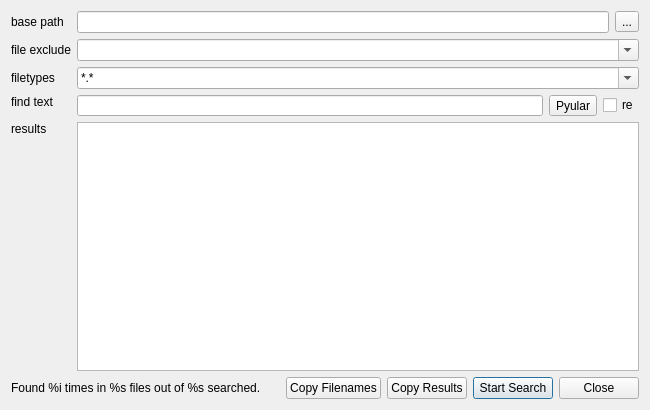
<?xml version="1.0" encoding="UTF-8"?>
<ui version="4.0">
 <class>FileSearchDialog</class>
 <widget class="QDialog" name="FileSearchDialog">
  <property name="geometry">
   <rect>
    <x>0</x>
    <y>0</y>
    <width>650</width>
    <height>410</height>
   </rect>
  </property>
  <property name="minimumSize">
   <size>
    <width>650</width>
    <height>0</height>
   </size>
  </property>
  <property name="windowTitle">
   <string>File Search Dialog</string>
  </property>
  <layout class="QGridLayout" name="gridLayout">
   <item row="4" column="1">
    <widget class="QTreeWidget" name="uiResultsTREE">
     <property name="alternatingRowColors">
      <bool>true</bool>
     </property>
     <property name="expandsOnDoubleClick">
      <bool>false</bool>
     </property>
     <attribute name="headerVisible">
      <bool>false</bool>
     </attribute>
     <column>
      <property name="text">
       <string notr="true">1</string>
      </property>
     </column>
    </widget>
   </item>
   <item row="4" column="0">
    <widget class="QLabel" name="uiResultsLBL">
     <property name="text">
      <string>results</string>
     </property>
     <property name="alignment">
      <set>Qt::AlignLeading|Qt::AlignLeft|Qt::AlignTop</set>
     </property>
    </widget>
   </item>
   <item row="2" column="0">
    <widget class="QLabel" name="uiFileTypesLBL">
     <property name="toolTip">
      <string>Only search files with this file type. Use *.* for all files.</string>
     </property>
     <property name="text">
      <string>filetypes</string>
     </property>
    </widget>
   </item>
   <item row="0" column="0">
    <widget class="QLabel" name="uiBasePathLBL">
     <property name="text">
      <string>base path</string>
     </property>
    </widget>
   </item>
   <item row="3" column="0">
    <widget class="QLabel" name="uiFindLBL">
     <property name="text">
      <string>find text</string>
     </property>
     <property name="alignment">
      <set>Qt::AlignLeading|Qt::AlignLeft|Qt::AlignTop</set>
     </property>
    </widget>
   </item>
   <item row="0" column="1">
    <layout class="QHBoxLayout" name="horizontalLayout">
     <item>
      <widget class="QLineEdit" name="uiBasePathTXT"/>
     </item>
     <item>
      <widget class="QToolButton" name="uiBasePathBTN">
       <property name="focusPolicy">
        <enum>Qt::StrongFocus</enum>
       </property>
       <property name="text">
        <string>...</string>
       </property>
      </widget>
     </item>
    </layout>
   </item>
   <item row="5" column="0" colspan="2">
    <layout class="QHBoxLayout" name="horizontalLayout_3">
     <item>
      <widget class="QLabel" name="uiFeedbackLBL">
       <property name="text">
        <string>Found %i times in %s files out of %s searched.</string>
       </property>
       <property name="alignment">
        <set>Qt::AlignLeading|Qt::AlignLeft|Qt::AlignVCenter</set>
       </property>
      </widget>
     </item>
     <item>
      <spacer name="horizontalSpacer">
       <property name="orientation">
        <enum>Qt::Horizontal</enum>
       </property>
       <property name="sizeHint" stdset="0">
        <size>
         <width>40</width>
         <height>20</height>
        </size>
       </property>
      </spacer>
     </item>
     <item>
      <widget class="QPushButton" name="uiCopyFilenamesBTN">
       <property name="text">
        <string>Copy Filenames</string>
       </property>
      </widget>
     </item>
     <item>
      <widget class="QPushButton" name="uiCopyResultsBTN">
       <property name="text">
        <string>Copy Results</string>
       </property>
      </widget>
     </item>
     <item>
      <widget class="QPushButton" name="uiSearchBTN">
       <property name="text">
        <string>Start Search</string>
       </property>
       <property name="default">
        <bool>true</bool>
       </property>
      </widget>
     </item>
     <item>
      <widget class="QPushButton" name="uiCloseBTN">
       <property name="text">
        <string>Close</string>
       </property>
      </widget>
     </item>
    </layout>
   </item>
   <item row="3" column="1">
    <layout class="QHBoxLayout" name="horizontalLayout_2">
     <item>
      <widget class="QLineEdit" name="uiSearchTXT">
       <property name="minimumSize">
        <size>
         <width>0</width>
         <height>20</height>
        </size>
       </property>
      </widget>
     </item>
     <item>
      <widget class="QToolButton" name="uiPyularBTN">
       <property name="toolTip">
        <string>Pyular</string>
       </property>
       <property name="text">
        <string>Pyular</string>
       </property>
      </widget>
     </item>
     <item>
      <widget class="QCheckBox" name="uiRegexCHK">
       <property name="toolTip">
        <string>Case insensitive find all</string>
       </property>
       <property name="text">
        <string>re</string>
       </property>
      </widget>
     </item>
    </layout>
   </item>
   <item row="2" column="1">
    <widget class="QComboBox" name="uiFileTypesDDL">
     <property name="editable">
      <bool>true</bool>
     </property>
     <item>
      <property name="text">
       <string>*.*</string>
      </property>
     </item>
     <item>
      <property name="text">
       <string>*.py;*.pyw</string>
      </property>
     </item>
     <item>
      <property name="text">
       <string>*.nsi;*.nsh</string>
      </property>
     </item>
     <item>
      <property name="text">
       <string>*.h;*.cpp</string>
      </property>
     </item>
     <item>
      <property name="text">
       <string>*.ms</string>
      </property>
     </item>
     <item>
      <property name="text">
       <string>*.html;*.xml</string>
      </property>
     </item>
     <item>
      <property name="text">
       <string>*.py;*.pyw;*.ms</string>
      </property>
     </item>
     <item>
      <property name="text">
       <string>*.py;*.pyw;*.ms;*.h;*.cpp</string>
      </property>
     </item>
     <item>
      <property name="text">
       <string>*.py;*.pyw;*.ms;*.h;*.cpp;*.html;*.xml</string>
      </property>
     </item>
    </widget>
   </item>
   <item row="1" column="1">
    <widget class="QComboBox" name="uiExcludeRegexDDL">
     <property name="editable">
      <bool>true</bool>
     </property>
     <item>
      <property name="text">
       <string/>
      </property>
     </item>
     <item>
      <property name="text">
       <string>[\\/].svn[\\/]?</string>
      </property>
     </item>
     <item>
      <property name="text">
       <string>[\\/].svn[\\/]?|.git</string>
      </property>
     </item>
    </widget>
   </item>
   <item row="1" column="0">
    <widget class="QLabel" name="uiFileTypesLBL_2">
     <property name="toolTip">
      <string>Exclude any file paths that match this expression.</string>
     </property>
     <property name="text">
      <string>file exclude</string>
     </property>
    </widget>
   </item>
  </layout>
  <action name="uiShowOutputACT">
   <property name="text">
    <string>showOutput</string>
   </property>
   <property name="shortcut">
    <string>Ctrl+O</string>
   </property>
  </action>
 </widget>
 <tabstops>
  <tabstop>uiBasePathTXT</tabstop>
  <tabstop>uiBasePathBTN</tabstop>
  <tabstop>uiFileTypesDDL</tabstop>
  <tabstop>uiSearchTXT</tabstop>
  <tabstop>uiPyularBTN</tabstop>
  <tabstop>uiRegexCHK</tabstop>
  <tabstop>uiResultsTREE</tabstop>
  <tabstop>uiCopyFilenamesBTN</tabstop>
  <tabstop>uiCopyResultsBTN</tabstop>
  <tabstop>uiSearchBTN</tabstop>
  <tabstop>uiCloseBTN</tabstop>
 </tabstops>
 <resources/>
 <connections>
  <connection>
   <sender>uiRegexCHK</sender>
   <signal>clicked(bool)</signal>
   <receiver>uiPyularBTN</receiver>
   <slot>setVisible(bool)</slot>
   <hints>
    <hint type="sourcelabel">
     <x>623</x>
     <y>71</y>
    </hint>
    <hint type="destinationlabel">
     <x>590</x>
     <y>74</y>
    </hint>
   </hints>
  </connection>
  <connection>
   <sender>uiShowOutputACT</sender>
   <signal>triggered()</signal>
   <receiver>FileSearchDialog</receiver>
   <slot>showOutput()</slot>
   <hints>
    <hint type="sourcelabel">
     <x>-1</x>
     <y>-1</y>
    </hint>
    <hint type="destinationlabel">
     <x>324</x>
     <y>204</y>
    </hint>
   </hints>
  </connection>
 </connections>
 <slots>
  <slot>showOutput()</slot>
 </slots>
</ui>
